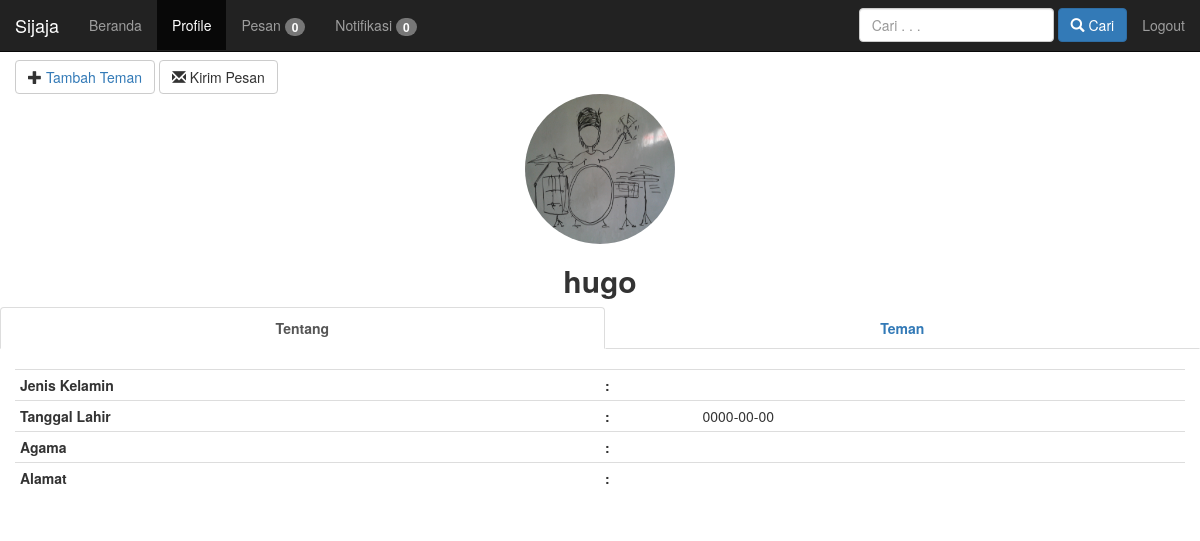
The page /profile.php?id=hugo@gmail.com&tampil=tentang on the database its author committed.
### tables this page shows
CREATE TABLE `profile` (
  `email` varchar(30) NOT NULL,
  `password` varchar(30) NOT NULL,
  `nama_lengkap` varchar(40) NOT NULL,
  `jenis_kelamin` varchar(10) DEFAULT NULL,
  `tgl_lahir` date DEFAULT NULL,
  `agama` varchar(15) DEFAULT NULL,
  `alamat` varchar(70) DEFAULT NULL,
  `foto` varchar(100) NOT NULL
);

### profile.php (the view, shortened to what this page needs)
<?php
require( 'header.php' );
$email = $_GET[ 'id' ];
$tampil = $_GET[ 'tampil' ];
$sql = "select * from profile where email='$email' ;";
$link = koneksi_db();
$res = mysqli_query( $link, $sql );
$data = mysqli_fetch_array( $res );
$sql_friend = "select * from friend where email1='".$_SESSION['s_email']."' and email2 ='".$email."';";
$result = mysqli_query($link,$sql_friend);
$data_valid = mysqli_num_rows($result);
$data_konfirmasi = mysqli_fetch_array($result);
$sql_ambil_teman = "SELECT * FROM profile INNER JOIN friend on profile.email = friend.email2 where friend.email1='$email' and konfirmasi ='sudah' order by profile.email desc;";
$hasil = mysqli_query( $link, $sql_ambil_teman );
	$sql_notifikasi = "select * from pesan where email_penerima='".$_SESSION['s_email']."' and status='belum';";
	$hasil_notif = mysqli_query($link,$sql_notifikasi);
	$notif = mysqli_num_rows($hasil_notif);
	$sql_notif_teman = "SELECT * FROM friend where email2='".$_SESSION['s_email']."' and konfirmasi='belum';";
	$hasil_notif_teman = mysqli_query($link,$sql_notif_teman);
	$notif_teman = mysqli_num_rows($hasil_notif_teman);
?>
<nav class="navbar navbar-inverse navbar-fixed-top">
	<div class="navbar-header">
		<a href="beranda.php" class="navbar-brand">Sijaja</a>
	</div>
	<div class="collapse navbar-collapse navbar-left" id="target-list">
		<ul class="nav navbar-nav">
			<li><a href="beranda.php">Beranda</a>
			</li>
			<li class="active"><a href="profile.php?id=<?php echo $_SESSION['s_email']; ?>&tampil=tentang">Profile</a>
			</li>
			<li><a href="pesan.php">Pesan <span class="badge"><?php echo $notif ?></span></a>
			</li>
			<li><a href="notifikasi.php">Notifikasi <span class="badge"><?php echo $notif_teman;?></span></a>
  			</li>
		</ul>
	</div>
	<div class="collapse navbar-collapse pull-right" id="target-list">
		<ul class="nav navbar-nav">
			<li><a href="logout.php">Logout</a>
			</li>
		</ul>
	</div>
	<form role="search" class="navbar-form navbar-right" action="cari.php" method="post" enctype="multipart/form-data">
		<div class="form-group">
			<input type="text" class="form-control" placeholder="Cari . . ." name="cari">
			<button type="submit" name="tombol" class="btn btn-primary"><span class="glyphicon glyphicon-search" aria-hidden="true"></span> Cari</button>
		</div>
	</form>
</nav>
<br>
<br>
<br>
<div class="container">
	<div class="row">
		<?php
		if ( strcmp( $data[ 'email' ], $_SESSION[ 's_email' ] ) == 0 ) {
			?>
		<button type="button" class="btn btn-default">
  			<span class="glyphicon glyphicon-pencil" aria-hidden="true"></span>
			<a href="edit_profil.php">
				Edit Profile
			</a>
		</button>
		<?php
		} else if ( strcmp( $data[ 'email' ], $_SESSION[ 's_email' ] ) != 0 ) {
			if($data_valid>0 && $data_konfirmasi['konfirmasi']=='sudah'){ ?>
			<button type="button" class="btn btn-default">
			<span class="glyphicon glyphicon-remove" aria-hidden="true"></span>
			<a href="hapus_teman.php?id=<?php echo $email; ?>"> Hapus Teman
			</a>
		</button>
		<button type="button" class="btn btn-default" data-toggle="modal" data-target="#myModal1">
			<span class="glyphicon glyphicon-envelope" aria-hidden="true"></span> Kirim Pesan
		</button>
		<div class="modal fade" id="myModal1" tabindex="-1" role="dialog" aria-labelledby="myModalLabel">
			<div class="modal-dialog" role="document">
				<div class="modal-content">
					<div class="modal-header">
						<button type="button" class="close" data-dismiss="modal" aria-label="Close"><span aria-hidden="true">&times;</span></button>
						<h4 class="modal-title" id="myModalLabel">Pesan</h4>
					</div>
					<div class="modal-body">
						<form action="kirim_pesan.php?id=<?php echo $email; ?>&dari=profile" enctype="multipart/form-data" method="post">
							<label>Subjek Pesan : </label>
							<input type="text" class="form-control" name="subjek" placeholder="Subjek"><br>
							<label>Isi Pesan : </label>
							<textarea rows="10" class="form-control" name="isi_pesan" placeholder="Isi pesan"></textarea><br>
							<input type="submit" name="kirim"  class="btn btn-primary" value="Kirim">
						</form>
					</div>
					<div class="modal-footer">
						<button type="button" class="btn btn-default" data-dismiss="modal">Close</button>
					</div>
				</div>
			</div>
		</div>
			<?php
			} else if($data_valid==0){
			?>
		<button type="button" class="btn btn-default">
			<span class="glyphicon glyphicon-plus" aria-hidden="true"></span>
			<a href="tambah_teman.php?id=<?php echo $email; ?>"> Tambah Teman
			</a>
		</button>
		<button type="button" class="btn btn-default" data-toggle="modal" data-target="#myModal1">
			<span class="glyphicon glyphicon-envelope" aria-hidden="true"></span> Kirim Pesan
		</button>
		<?php
			}
		}
		?>
	</div>
</div>
<div class="container-fluid">
	<div class="row" align="center">
		<img src="gambar/<?php echo $data['foto'];?>" class="img-circle" width="150" height="150" data-toggle="modal" data-target="#myModal"/><br>
		<h2><strong> <?php echo $data['nama_lengkap'];?></strong></h2>
	</div>
</div>
<?php
if ( $tampil == "tentang" ) {
	?>
	<ul class="nav nav-tabs nav-justified">
		<li role="presentation" class="active">
			<a href="profile.php?id=<?php echo $email;?>&tampil=tentang"><strong>Tentang</strong></a>
		</li>
		<li role="presentation">
			<a href="profile.php?id=<?php echo $email;?>&tampil=teman"><strong>Teman</strong></a>
		</li>
	</ul>
	<br>
	<div class="container">
		<div class="row">
			<table class="table table-condensed">
				<tr>
					<td class="col-md-6"><strong>Jenis Kelamin</strong>
					</td>
					<td class="col-md-1"><strong> : </strong>
					</td>
					<td class="col-md-5">
					</td>
				</tr>
				<tr>
					<td><strong>Tanggal Lahir</strong>
					</td>
					<td><strong> : </strong>
					</td>
					<td>
						<?php echo $data['tgl_lahir'];?>
					</td>
				</tr>
				<tr>
					<td><strong>Agama</strong>
					</td>
					<td><strong> : </strong>
					</td>
					<td>
					</td>
				</tr>
				<tr>
					<td><strong>Alamat</strong>
					</td>
					<td><strong> : </strong>
					</td>
					<td>
					</td>
				</tr>
			</table>
		</div>
	</div>
	<?php
} else if ( $tampil == "teman" ) {
	?>
	<ul class="nav nav-tabs nav-justified">
		<li role="presentation">
			<a href="profile.php?id=<?php echo $email;?>&tampil=tentang"><strong>Tentang</strong></a>
		</li>
		<li role="presentation" class="active">
			<a href="profile.php?id=<?php echo $email;?>&tampil=teman"><strong>Teman</strong></a>
		</li>
	</ul>
	<div class="container">
		<div class="row">
			<?php while($data_teman = mysqli_fetch_array($hasil)){
				if($data_teman['email']==$email){
				}else if($data_teman['email']!=$_SESSION['s_email']){
		?><br>
			<br>
			<img src="gambar/<?php echo $data_teman['foto']; ?>" class="img-thumbnail" width="100" height="100">
			<strong>
			<a href="profile.php?id=<?php echo $data_teman['email'];?>&tampil=tentang"> <?php echo "  ".$data_teman['nama_lengkap'];?></a></strong>
			<?php
			}
			}
			?>
		</div>
	</div>
	<?php
}
?>
<?php
require( 'footer.php' );
?>

### rows shown on the page
profile: foto (picture), nama_lengkap "hugo", tgl_lahir "0000-00-00"

### other values the page prints
$notif "0"
$notif_teman "0"
